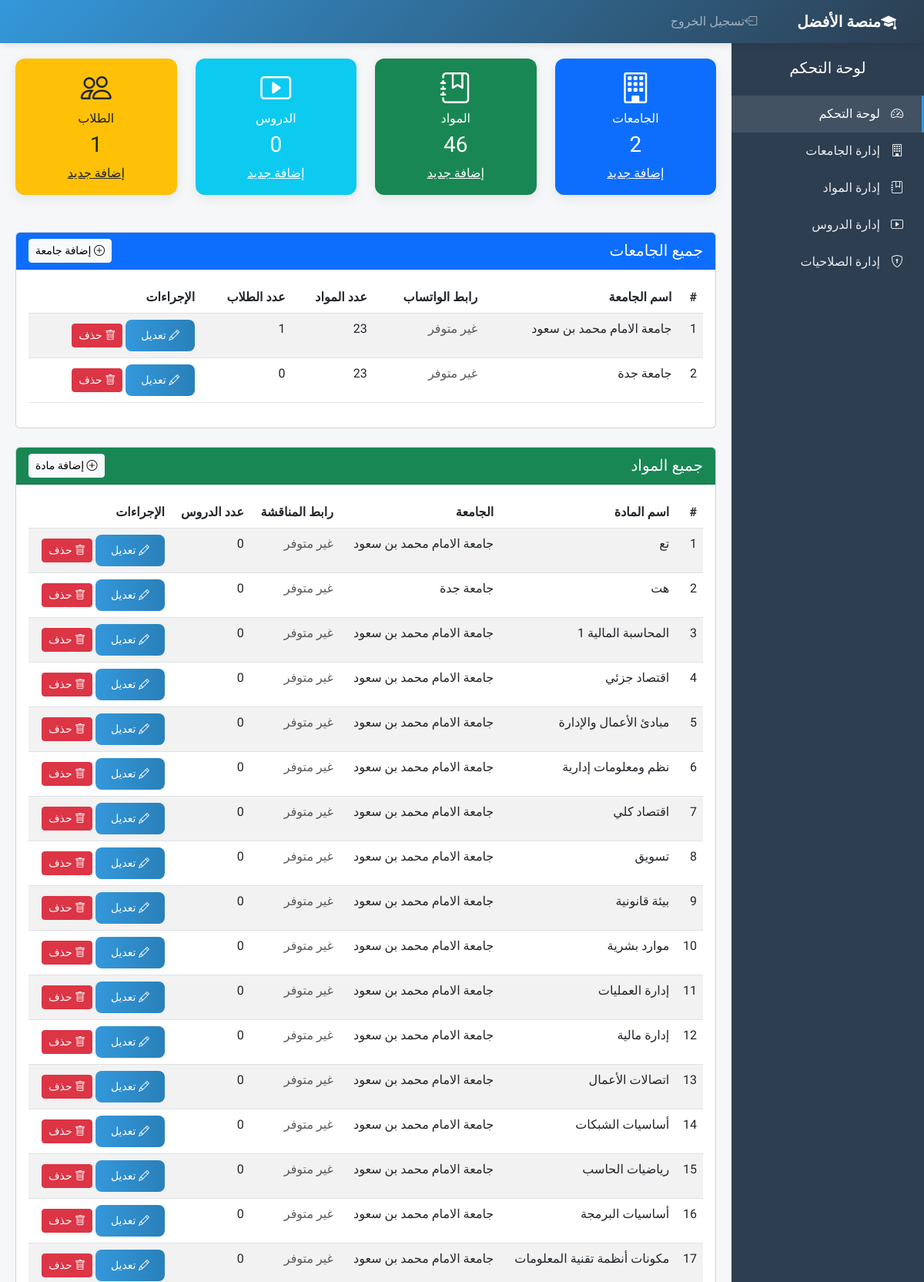
The app's page /admin/dashboard (signed in, upper part) with its own data.
### app.py (models this page shows)
class University(db.Model):
    id = db.Column(db.Integer, primary_key=True)
    name = db.Column(db.String(100), nullable=False)
    whatsapp_group = db.Column(db.String(200))  # رابط واتساب
    subjects = db.relationship('Subject', backref='university', lazy=True)
    users = db.relationship('User', backref='university', lazy=True)

class Subject(db.Model):
    id = db.Column(db.Integer, primary_key=True)
    university_id = db.Column(db.Integer, db.ForeignKey('university.id'), nullable=False)
    name = db.Column(db.String(100), nullable=False)
    discussion_group = db.Column(db.String(200))  # رابط واتساب للمناقشة
    lessons = db.relationship('Lesson', backref='subject', lazy=True)

### app.py (the view)
@app.route('/admin/dashboard')
@admin_required
def admin_dashboard():
    universities = University.query.all()
    subjects = Subject.query.all()
    lessons = Lesson.query.all()
    users = User.query.filter_by(is_admin=False).all()
    return render_template('admin_dashboard.html', universities=universities,
                           subjects=subjects, lessons=lessons, users=users)

### app.py (called while the page is built)
def admin_required(f):
    @wraps(f)
    def decorated(*args, **kwargs):
        if not session.get('is_admin'):
            flash("هذه الصفحة للمسؤول فقط")
            return redirect(url_for('login'))
        return f(*args, **kwargs)
    return decorated

@app.context_processor
def utility_processor():
    return {'now': datetime.now}

### templates/admin_dashboard.html (shortened to what this page needs)
{% extends "base.html" %}
{% block content %}
<div class="row">
    <div class="col-md-3 mb-4">
        <div class="card card-dashboard bg-primary text-white">
            <div class="card-body text-center">
                <h5 class="card-title"><i class="bi bi-building fs-1"></i></h5>
                <h6 class="card-subtitle mb-2">الجامعات</h6>
                <h3>{{ universities|length }}</h3>
                <a href="{{ url_for('manage_university') }}" class="text-white">إضافة جديد</a>
            </div>
        </div>
    </div>
    <div class="col-md-3 mb-4">
        <div class="card card-dashboard bg-success text-white">
            <div class="card-body text-center">
                <h5 class="card-title"><i class="bi bi-journal-bookmark fs-1"></i></h5>
                <h6 class="card-subtitle mb-2">المواد</h6>
                <h3>{{ subjects|length }}</h3>
                <a href="{{ url_for('manage_subject') }}" class="text-white">إضافة جديد</a>
            </div>
        </div>
    </div>
    <div class="col-md-3 mb-4">
        <div class="card card-dashboard bg-info text-white">
            <div class="card-body text-center">
                <h5 class="card-title"><i class="bi bi-play-btn fs-1"></i></h5>
                <h6 class="card-subtitle mb-2">الدروس</h6>
                <h3>{{ lessons|length }}</h3>
                <a href="{{ url_for('manage_lesson') }}" class="text-white">إضافة جديد</a>
            </div>
        </div>
    </div>
    <div class="col-md-3 mb-4">
        <div class="card card-dashboard bg-warning text-dark">
            <div class="card-body text-center">
                <h5 class="card-title"><i class="bi bi-people fs-1"></i></h5>
                <h6 class="card-subtitle mb-2">الطلاب</h6>
                <h3>{{ users|length }}</h3>
                <a href="{{ url_for('manage_permission') }}" class="text-dark">إضافة جديد</a>
            </div>
        </div>
    </div>
</div>
<div class="card mt-4">
    <div class="card-header bg-primary text-white d-flex justify-content-between align-items-center">
        <h5 class="mb-0">جميع الجامعات</h5>
        <a href="{{ url_for('manage_university') }}" class="btn btn-light btn-sm">
            <i class="bi bi-plus-circle"></i> إضافة جامعة
        </a>
    </div>
    <div class="card-body">
        <div class="table-responsive">
            <table class="table table-striped table-hover">
                <thead>
                    <tr>
                        <th>#</th>
                        <th>اسم الجامعة</th>
                        <th>رابط الواتساب</th>
                        <th>عدد المواد</th>
                        <th>عدد الطلاب</th>
                        <th>الإجراءات</th>
                    </tr>
                </thead>
                <tbody>
                    {% for university in universities %}
                    <tr>
                        <td>{{ university.id }}</td>
                        <td>{{ university.name }}</td>
                        <td>
                            {% if university.whatsapp_group %}
                            <a href="{{ university.whatsapp_group }}" target="_blank" class="btn btn-success btn-sm">
                                <i class="bi bi-whatsapp"></i> رابط المجموعة
                            </a>
                            {% else %}
                            <span class="text-muted">غير متوفر</span>
                            {% endif %}
                        </td>
                        <td>{{ university.subjects|length }}</td>
                        <td>{{ university.users|length }}</td>
                        <td>
                            <a href="{{ url_for('manage_university', university_id=university.id) }}"
                               class="btn btn-primary btn-sm">
                                <i class="bi bi-pencil"></i> تعديل
                            </a>
                            <a href="{{ url_for('delete_university', university_id=university.id) }}"
                               class="btn btn-danger btn-sm"
                               onclick="return confirm('هل أنت متأكد من حذف هذه الجامعة؟')">
                                <i class="bi bi-trash"></i> حذف
                            </a>
                        </td>
                    </tr>
                    {% endfor %}
                </tbody>
            </table>
        </div>
    </div>
</div>
<div class="card mt-4">
    <div class="card-header bg-success text-white d-flex justify-content-between align-items-center">
        <h5 class="mb-0">جميع المواد</h5>
        <a href="{{ url_for('manage_subject') }}" class="btn btn-light btn-sm">
            <i class="bi bi-plus-circle"></i> إضافة مادة
        </a>
    </div>
    <div class="card-body">
        <div class="table-responsive">
            <table class="table table-striped table-hover">
                <thead>
                    <tr>
                        <th>#</th>
                        <th>اسم المادة</th>
                        <th>الجامعة</th>
                        <th>رابط المناقشة</th>
                        <th>عدد الدروس</th>
                        <th>الإجراءات</th>
                    </tr>
                </thead>
                <tbody>
                    {% for subject in subjects %}
                    <tr>
                        <td>{{ subject.id }}</td>
                        <td>{{ subject.name }}</td>
                        <td>{{ subject.university.name }}</td>
                        <td>
                            {% if subject.discussion_group %}
                            <a href="{{ subject.discussion_group }}" target="_blank" class="btn btn-success btn-sm">
                                <i class="bi bi-whatsapp"></i> رابط المناقشة
                            </a>
                            {% else %}
                            <span class="text-muted">غير متوفر</span>
                            {% endif %}
                        </td>
                        <td>{{ subject.lessons|length }}</td>
                        <td>
                            <a href="{{ url_for('manage_subject', subject_id=subject.id) }}"
                               class="btn btn-primary btn-sm">
                                <i class="bi bi-pencil"></i> تعديل
                            </a>
                            <a href="{{ url_for('delete_subject', subject_id=subject.id) }}"
                               class="btn btn-danger btn-sm"
                               onclick="return confirm('هل أنت متأكد من حذف هذه المادة؟')">
                                <i class="bi bi-trash"></i> حذف
                            </a>
                        </td>
                    </tr>
                    {% endfor %}
                </tbody>
            </table>
        </div>
    </div>
</div>
{% endblock %}

### templates/base.html (style rules this page uses)
:root { --primary: #3498db; --secondary: #2c3e50; --accent: #e74c3c; --light: #f8f9fa; --dark: #343a40; --success: #27ae60; --warning: #f39c12; --info: #17a2b8; }
body { font-family: 'Tajawal', sans-serif; background-color: #f5f7f9; color: #333; padding-top: 56px; }
.card-dashboard { border: none; border-radius: 12px; box-shadow: 0 4px 15px rgba(0, 0, 0, 0.08); transition: transform 0.3s, box-shadow 0.3s; overflow: hidden; }
.btn-primary { background: linear-gradient(to right, var(--primary), #2980b9); border: none; border-radius: 8px; padding: 10px 20px; }
.card-hover-effect { transition: transform 0.3s; }

### templates/admin_dashboard.html (style rules this page uses)
.card-dashboard { transition: transform 0.3s ease; }
.table th { border-top: none; font-weight: 600; }

### records on screen
University: id "1", name "جامعة الامام محمد بن سعود", whatsapp_group "غير متوفر", subjects|length "23", users|length "1"
University: id "2", name "جامعة جدة", whatsapp_group "غير متوفر", subjects|length "23", users|length "0"
Subject: id "1", name "تع", university.name "جامعة الامام محمد بن سعود", discussion_group "غير متوفر", lessons|length "0"
Subject: id "2", name "هت", university.name "جامعة جدة", discussion_group "غير متوفر", lessons|length "0"
Subject: id "3", name "المحاسبة المالية 1", university.name "جامعة الامام محمد بن سعود", discussion_group "غير متوفر", lessons|length "0"
Subject: id "4", name "اقتصاد جزئي", university.name "جامعة الامام محمد بن سعود", discussion_group "غير متوفر", lessons|length "0"
Subject: id "5", name "مبادئ الأعمال والإدارة", university.name "جامعة الامام محمد بن سعود", discussion_group "غير متوفر", lessons|length "0"
Subject: id "6", name "نظم ومعلومات إدارية", university.name "جامعة الامام محمد بن سعود", discussion_group "غير متوفر", lessons|length "0"
Subject: id "7", name "اقتصاد كلي", university.name "جامعة الامام محمد بن سعود", discussion_group "غير متوفر", lessons|length "0"
Subject: id "8", name "تسويق", university.name "جامعة الامام محمد بن سعود", discussion_group "غير متوفر", lessons|length "0"
Subject: id "9", name "بيئة قانونية", university.name "جامعة الامام محمد بن سعود", discussion_group "غير متوفر", lessons|length "0"
Subject: id "10", name "موارد بشرية", university.name "جامعة الامام محمد بن سعود", discussion_group "غير متوفر", lessons|length "0"
Subject: id "11", name "إدارة العمليات", university.name "جامعة الامام محمد بن سعود", discussion_group "غير متوفر", lessons|length "0"
Subject: id "12", name "إدارة مالية", university.name "جامعة الامام محمد بن سعود", discussion_group "غير متوفر", lessons|length "0"
Subject: id "13", name "اتصالات الأعمال", university.name "جامعة الامام محمد بن سعود", discussion_group "غير متوفر", lessons|length "0"
Subject: id "14", name "أساسيات الشبكات", university.name "جامعة الامام محمد بن سعود", discussion_group "غير متوفر", lessons|length "0"
Subject: id "15", name "رياضيات الحاسب", university.name "جامعة الامام محمد بن سعود", discussion_group "غير متوفر", lessons|length "0"
Subject: id "16", name "أساسيات البرمجة", university.name "جامعة الامام محمد بن سعود", discussion_group "غير متوفر", lessons|length "0"
Subject: id "17", name "مكونات أنظمة تقنية المعلومات", university.name "جامعة الامام محمد بن سعود", discussion_group "غير متوفر", lessons|length "0"

### other values on screen
{{ universities|length }} "2"
{{ subjects|length }} "46"
{{ lessons|length }} "0"
{{ users|length }} "1"
